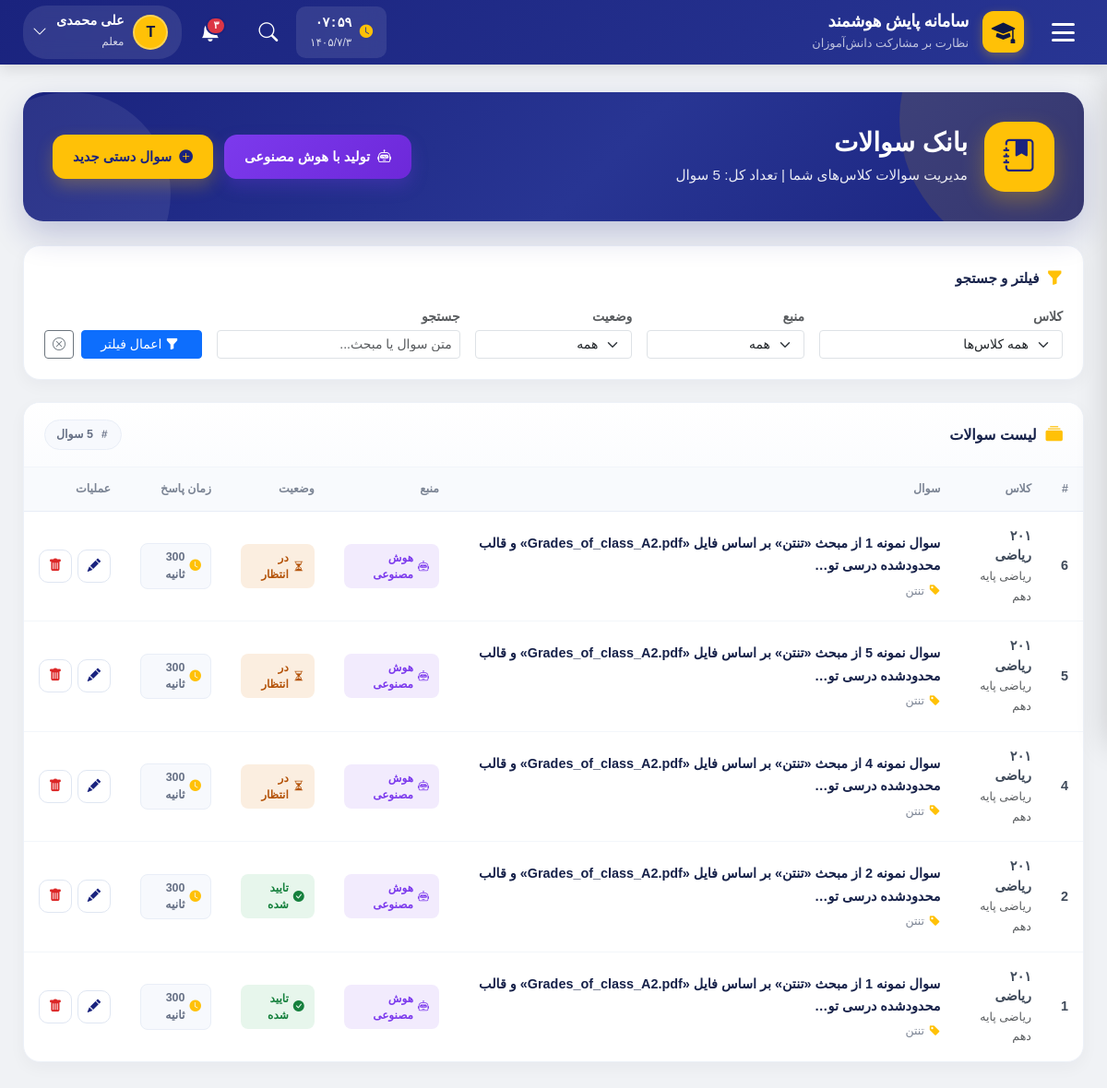
The app's page /teacher/questions/ (signed in), older data.
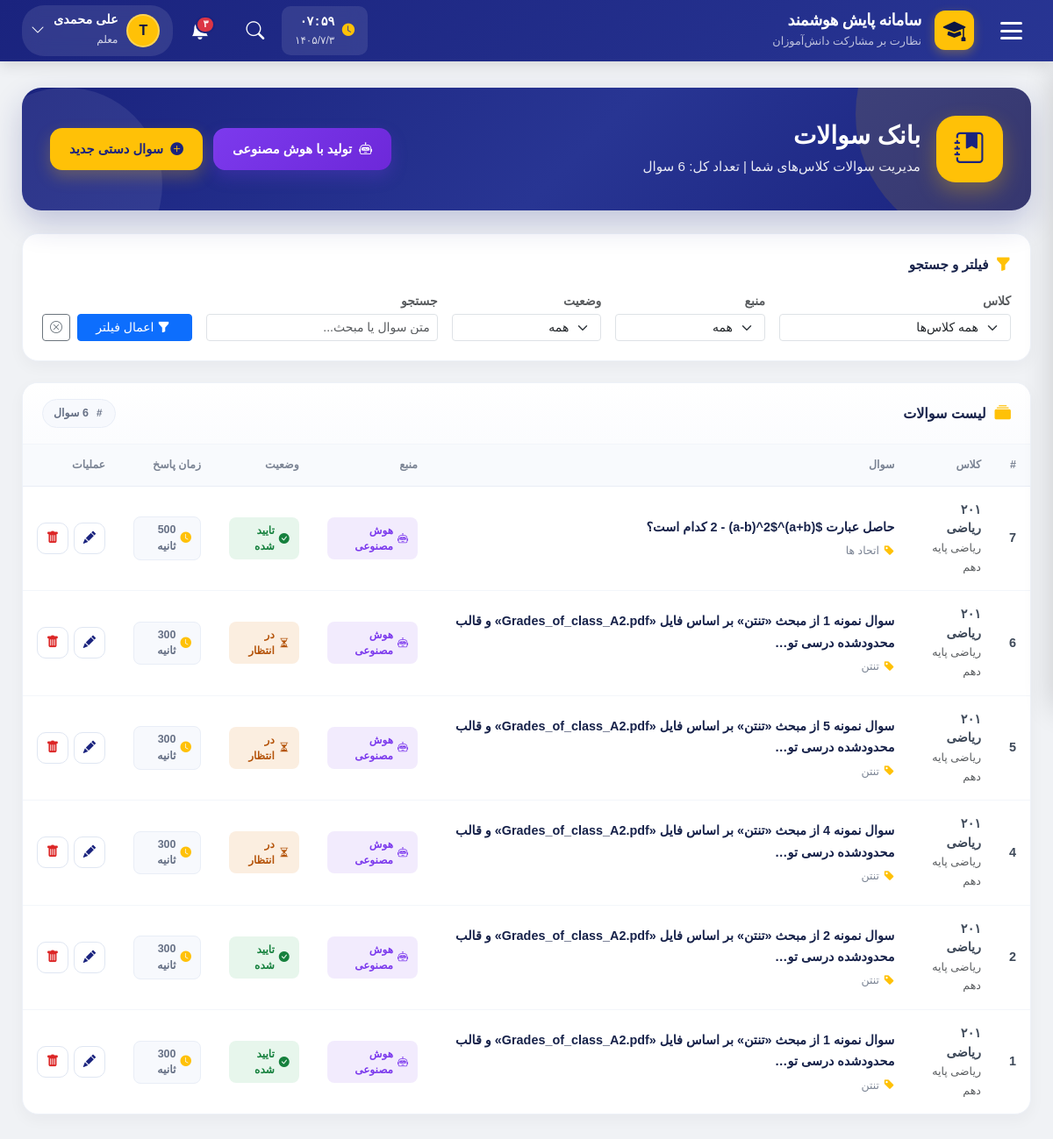
The same page, newer data.
### dashboard/models.py (models this page shows, shortened)
class Question(models.Model):
    SOURCE_CHOICES = (
        ('ai', 'هوش مصنوعی'),
        ('manual', 'دستی'),
    )
    REVIEW_STATUS_CHOICES = (
        ('pending', 'در انتظار بررسی'),
        ('approved', 'تایید شده'),
        ('rejected', 'رد شده'),
    )
    classroom = models.ForeignKey(
        Classroom,
        on_delete=models.CASCADE,
        related_name='questions',
        verbose_name="کلاس"
    )
    session = models.ForeignKey(
        ClassSession,
        on_delete=models.CASCADE,
        related_name='questions',
        null=True,
        blank=True,
        verbose_name="جلسه"
    )
    review_status = models.CharField(
        max_length=10,
        choices=REVIEW_STATUS_CHOICES,
        default='approved',
        verbose_name="وضعیت بررسی"
    )
    created_by = models.ForeignKey(
        User,
        on_delete=models.SET_NULL,
        null=True,
        blank=True,
        related_name='created_questions',
        verbose_name="ایجادکننده"
    )
    ai_job = models.ForeignKey(
        AIGenerationJob,
        on_delete=models.SET_NULL,
        null=True,
        blank=True,
        related_name='generated_questions',
        verbose_name="درخواست هوش مصنوعی"
    )
    source = models.CharField(
        max_length=10,
        choices=SOURCE_CHOICES,
        default='manual',
        verbose_name="منبع سوال"
    )
    is_approved = models.BooleanField(
        default=True,
        verbose_name="تایید شده"
    )
    topic = models.CharField(
        max_length=200,
        blank=True,
        verbose_name="مبحث"
    )
    text = models.TextField(verbose_name="متن سوال")
    choice_a = models.CharField(max_length=200, verbose_name="گزینه الف")
    choice_b = models.CharField(max_length=200, verbose_name="گزینه ب")
    choice_c = models.CharField(max_length=200, verbose_name="گزینه ج")
    choice_d = models.CharField(max_length=200, verbose_name="گزینه د")
    correct_answer = models.CharField(
        max_length=1,
        choices=[('a', 'الف'), ('b', 'ب'), ('c', 'ج'), ('d', 'د')],
        verbose_name="پاسخ صحیح"
    )
    timer_seconds = models.PositiveIntegerField(
        default=300,
        verbose_name="زمان پاسخ (ثانیه)"
    )
    created_at = models.DateTimeField(auto_now_add=True)
    class Meta:
        verbose_name = "سوال"
        verbose_name_plural = "سوالات"
        ordering = ['-created_at']

class Classroom(models.Model):
    GRADE_CHOICES = (
        ('10', 'دهم'),
        ('11', 'یازدهم'),
        ('12', 'دوازدهم'),
    )
    FIELD_CHOICES = (
        ('computer', 'کامپیوتر'),
        ('electrical', 'برق'),
        ('mechanical', 'مکانیک'),
        ('accounting', 'حسابداری'),
        ('math', 'ریاضی'),
        ('experimental', 'تجربی'),
        ('humanities', 'انسانی'),
    )
    name = models.CharField(max_length=100, verbose_name="نام کلاس")
    subject = models.CharField(max_length=100, verbose_name="درس")
    grade = models.CharField(
        max_length=2,
        choices=GRADE_CHOICES,
        default='10',
        verbose_name="پایه تحصیلی"
    )
    field = models.CharField(
        max_length=20,
        choices=FIELD_CHOICES,
        default='math',
        verbose_name="رشته تحصیلی"
    )
    teacher_name = models.CharField(
        max_length=100,
        verbose_name="نام معلم"
    )
    teacher = models.ForeignKey(
        User,
        on_delete=models.SET_NULL,
        null=True,
        blank=True,
        related_name='taught_classes',
        verbose_name="کاربر معلم (اختیاری)"
    )
    students = models.ManyToManyField(
        User,
        related_name='enrolled_classes',
        blank=True,
        verbose_name="دانش‌آموزان"
    )
    created_at = models.DateTimeField(auto_now_add=True)
    class Meta:
        verbose_name = "کلاس"
        verbose_name_plural = "کلاس‌ها"

### dashboard/views.py (the view)
# urls.py: path('teacher/questions/', views.teacher_question_bank, name='teacher_question_bank'),
@teacher_required
def teacher_question_bank(request):
    questions = Question.objects.filter(
        classroom__teacher=request.user
    ).select_related(
        'classroom',
        'session',
        'ai_job',
        'created_by'
    ).order_by('-created_at')
    classrooms = get_teacher_classrooms(request.user)
    classroom_filter = request.GET.get('classroom', '')
    source_filter = request.GET.get('source', '')
    status_filter = request.GET.get('review_status', '')
    search_query = request.GET.get('q', '')
    if classroom_filter:
        questions = questions.filter(classroom_id=classroom_filter)
    if source_filter:
        questions = questions.filter(source=source_filter)
    if status_filter:
        questions = questions.filter(review_status=status_filter)
    if search_query:
        questions = questions.filter(
            Q(text__icontains=search_query) |
            Q(topic__icontains=search_query)
        )
    context = {
        'questions': questions,
        'classrooms': classrooms,
        'classroom_filter': classroom_filter,
        'source_filter': source_filter,
        'status_filter': status_filter,
        'search_query': search_query,
        'total_count': questions.count(),
        'title': 'بانک سوالات',
    }
    return render(request, 'dashboard/teacher/question_bank.html', context)

### dashboard/views.py (called while the page is built)
def teacher_required(view_func):
    @wraps(view_func)
    def wrapper(request, *args, **kwargs):
        if not request.user.is_authenticated:
            return redirect('accounts:login')
        if request.user.role != 'teacher':
            messages.error(request, 'دسترسی فقط برای معلم مجاز است.')
            return redirect('dashboard:home')
        return view_func(request, *args, **kwargs)
    return wrapper

def get_teacher_classrooms(user):
    return Classroom.objects.filter(teacher=user).order_by('name')

### dashboard/templates/dashboard/teacher/question_bank.html (shortened to what the changed rows need)
{% extends 'base.html' %}
{% block content %}
<div class="teacher-panel">
    <div class="tp-page-header">
        <div class="tp-header-content">
            <div class="tp-header-title">
                <div class="tp-header-text">
                    <h2>بانک سوالات</h2>
                </div>
            </div>
        </div>
    </div>
    <div class="tp-table-card">
        {% if questions %}
        <div class="table-responsive">
            <table class="tp-table">
                <thead>
                    <tr>
                        <th>#</th>
                        <th>کلاس</th>
                        <th>سوال</th>
                        <th>منبع</th>
                        <th>وضعیت</th>
                        <th>زمان پاسخ</th>
                        <th>عملیات</th>
                    </tr>
                </thead>
                <tbody>
                    {% for question in questions %}
                    <tr>
                        <td><strong>{{ question.id }}</strong></td>
                        <td>
                            <strong>{{ question.classroom.name }}</strong>
                            <br>
                            <small class="text-muted">{{ question.classroom.subject }}</small>
                        </td>
                        <td style="min-width: 280px;">
                            <div class="tp-question-text">
                                {{ question.text|truncatechars:90 }}
                            </div>
                            {% if question.topic %}
                                <div class="tp-question-topic">
                                    <i class="bi bi-tag-fill"></i>
                                    {{ question.topic }}
                                </div>
                            {% endif %}
                        </td>
                        <td>
                            {% if question.source == 'ai' %}
                                <span class="tp-source-badge ai">
                                    <i class="bi bi-robot"></i>
                                    هوش مصنوعی
                                </span>
                            {% else %}
                                <span class="tp-source-badge manual">
                                    <i class="bi bi-pencil-square"></i>
                                    دستی
                                </span>
                            {% endif %}
                        </td>
                        <td>
                            {% if question.review_status == 'approved' %}
                                <span class="tp-status-badge approved">
                                    <i class="bi bi-check-circle-fill"></i>
                                    تایید شده
                                </span>
                            {% elif question.review_status == 'rejected' %}
                                <span class="tp-status-badge rejected">
                                    <i class="bi bi-x-circle-fill"></i>
                                    رد شده
                                </span>
                            {% else %}
                                <span class="tp-status-badge pending">
                                    <i class="bi bi-hourglass-split"></i>
                                    در انتظار
                                </span>
                            {% endif %}
                        </td>
                        <td>
                            <span class="tp-timer-badge">
                                <i class="bi bi-clock-fill"></i>
                                {{ question.timer_seconds }} ثانیه
                            </span>
                        </td>
                        <td>
                            <div class="tp-action-btns">
                                <a href="{% url 'dashboard:teacher_question_edit' question.id %}" class="tp-action-btn edit" title="ویرایش">
                                    <i class="bi bi-pencil-fill"></i>
                                </a>
                                <a href="{% url 'dashboard:teacher_question_delete' question.id %}" class="tp-action-btn delete" title="حذف">
                                    <i class="bi bi-trash-fill"></i>
                                </a>
                            </div>
                        </td>
                    </tr>
                    {% endfor %}
                </tbody>
            </table>
        </div>
        {% endif %}
    </div>
</div>
{% endblock %}

Row changes from the older to the newer data that the page shows:
added Question: id "7", classroom.name "۲۰۱ ریاضی", classroom.subject "ریاضی پایه دهم", text "حاصل عبارت $(a+b)^2 - (a-b)^2$ کدام است؟", topic "اتحاد ها", source "ai" (drawn), review_status "approved" (drawn), timer_seconds "500"
